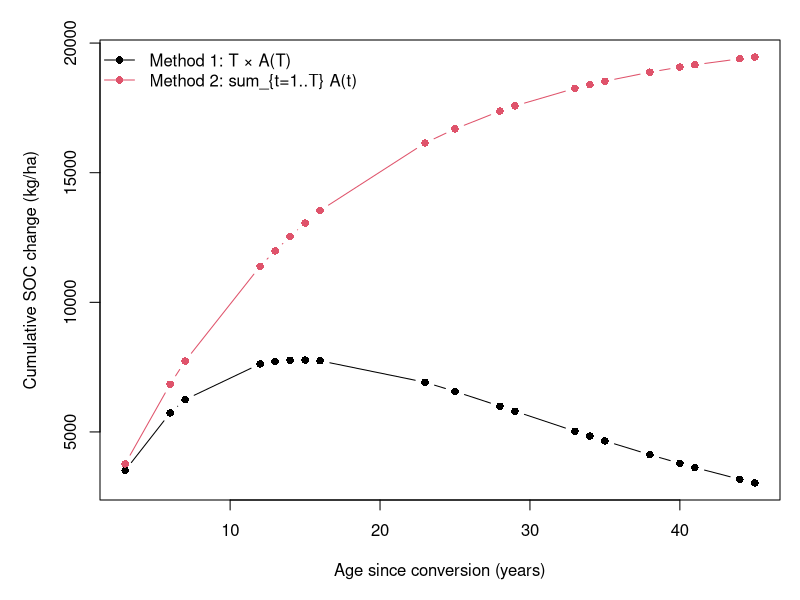

R code for this plot:
# --- Parameters (from your model) ---
a <- 1436.81
b <- -0.068
A <- function(T) a * exp(b * T)   # average annual SOC change over 0..T (kg/ha/yr)

# --- Example ages for 10 sites (years since conversion) ---
set.seed(2025)
ages <- sort(sample(3:45, size = 20, replace = FALSE))

# --- Two methods to get cumulative SOC change after T years ---
# Method 1 (consistent with your average-rate fit): C1(T) = T * A(T)
C1 <- function(T) T * A(T)

# Method 2 (inconsistent "sum of averages at each horizon"): C2(T) = sum_{t=1..T} A(t)
C2 <- function(T) sum(A(1:T))

# --- Build results table ---
res <- data.frame(
  site = paste0("Site_", seq_along(ages)),
  age_years = ages,
  avg_at_T_kg_ha_yr = A(ages),
  cumulative_M1_kg_ha = C1(ages),
  cumulative_M2_kg_ha = sapply(ages, C2)
)

# Differences
res$diff_M2_minus_M1_kg_ha <- res$cumulative_M2_kg_ha - res$cumulative_M1_kg_ha
res$percent_diff_M2_vs_M1 <- 100 * (res$cumulative_M2_kg_ha / res$cumulative_M1_kg_ha - 1)

# Round for display
res_display <- within(res, {
  avg_at_T_kg_ha_yr      <- round(avg_at_T_kg_ha_yr, 1)
  cumulative_M1_kg_ha    <- round(cumulative_M1_kg_ha, 1)
  cumulative_M2_kg_ha    <- round(cumulative_M2_kg_ha, 1)
  diff_M2_minus_M1_kg_ha <- round(diff_M2_minus_M1_kg_ha, 1)
  percent_diff_M2_vs_M1  <- round(percent_diff_M2_vs_M1, 1)
})

print(res_display, row.names = FALSE)

# --- Optional: quick visual comparison ---
# Uncomment if you want a simple plot
p <- par(mfrow = c(1,1), mar = c(5,5,2,1))
matplot(
  x = res$age_years,
  y = cbind(res$cumulative_M1_kg_ha, res$cumulative_M2_kg_ha),
  type = "b", pch = 16, lty = 1,
  xlab = "Age since conversion (years)",
  ylab = "Cumulative SOC change (kg/ha)"
)
legend("topleft", legend = c("Method 1: T × A(T)", "Method 2: sum_{t=1..T} A(t)"),
       col = 1:2, pch = 16, lty = 1, bty = "n")
